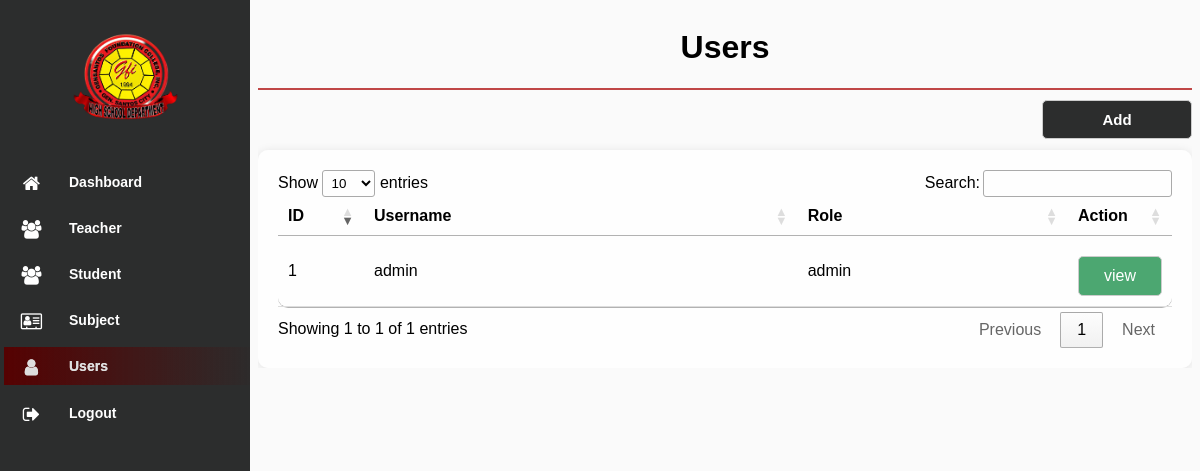
Before: /modules/user/index.php (signed in) with the older database file.
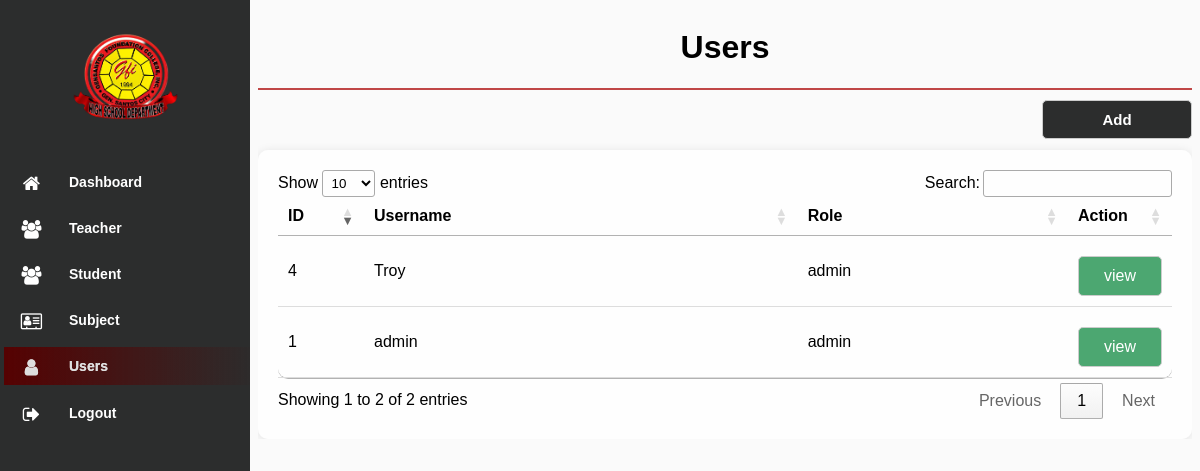
After: the same page with the newer database file.
### tables this page shows
CREATE TABLE `user` (
  `id` int(11) NOT NULL,
  `username` varchar(255) NOT NULL,
  `password` varchar(255) NOT NULL,
  `role` varchar(255) NOT NULL,
  `del_status` varchar(55) NOT NULL
);

### modules/user/index.php (the view, shortened to what this page needs)
<!DOCTYPE html>
<html lang="en">
<head>
<?php
$page = 'Users';
include "../../navbar.php";
include "../../db_conn.php";
 ?>
    <link rel="stylesheet" type="text/css" href="../../assets/css/font-awesome-4.7.0/css/menu.css">
    <link rel="stylesheet" type="text/css" href="../../assets/css/font-awesome-4.7.0/css/style.css">
    <link rel="stylesheet" type="text/css" href="../../assets/css/font-awesome-4.7.0/css/font-awesome.min.css"
        rel="stylesheet">
    <link rel="stylesheet" href="https://cdn.datatables.net/1.13.7/css/jquery.dataTables.min.css">
</head>
<body>
        <div class="content">
            <div class="header">
                <h1><?php if ($page) {echo $page;} ?></h1>
            </div>
            <div class="search-box">
                <a href="./add.php"><button>Add</button></a>
            </div>
            <div class="table_wrap">
            <table id="example" class="data list">
                <thead>
                    <th style="width: 50px;">ID</th>
                    <th>Username</th>
                    <th>Role</th>
                    <th style="width: 55px;">Action</th>
                </thead>
                <?php
        $squery =  mysqli_query($conn, "SELECT * from user where del_status != 'deleted' ");
         while ($row = mysqli_fetch_array($squery)) {
        ?>
                <tr class="table-row">
                    <td><?php echo $row['id'] ?></td>
                    <td><?php echo $row['username'] ?></td>
                    <td><?php echo $row['role'] ?></td>
                    <td>
                        <a class="view" href="edit.php?id=<?php echo $row['id'] ?>">
                        view
                        </a>
                    </td>
                </tr>
                <?php }?>
            </table>
            </div>
    </div>
</body>
</html>

Changed rows visible on the page:
added user: id "4", username "Troy", role "admin"
Other visible differences:
text written by a page script: "Show entries Search: Showing 1 to 1 of 1 entries Previous 1 Next" → "Show entries Search: Showing 1 to 2 of 2 entries Previous 1 Next"
